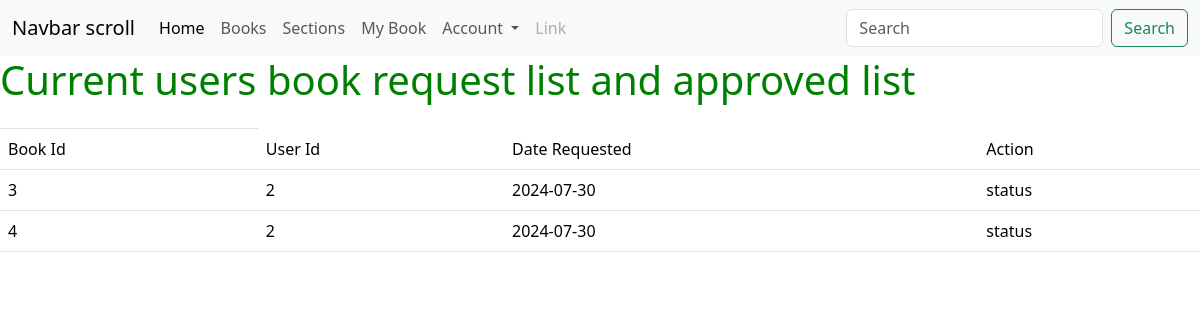
The page /my-books (signed in) on the database its author committed.
### app/models.py (models this page shows)
class BookIssue(db.Model):
    __name__ = "book_issues"
    id = db.Column(db.Integer, autoincrement=True, primary_key=True)
    book_id = db.Column(db.Integer, db.ForeignKey("books.book_id"), nullable=False)
    user_id = db.Column(db.Integer, db.ForeignKey("users.user_id"))
    date_requested = db.Column(db.Date, default=datetime.now())
    date_issued = db.Column(db.Date, nullable=True)
    date_returned = db.Column(db.Date, nullable=True)
    status = db.Column(
        db.String, default="pending"
    )  # accepted, rejected, pending, revoked, returned

### app/bp/book_issue.py (the view)
@bp.route("/my-books")
@login_required("student")
def my_books():
    user_id = session.get("user_id")
    my_books = BookIssue.query.filter(BookIssue.user_id == user_id).all()
    return render_template("my_books.html", my_books=my_books)

### app/utils.py (called while the page is built)
def login_required(role):
    def wrapper(original):
        @wraps(original)
        def inner(*args, **kwargs):
            if session.get("username") and session.get("role") == role:
                return original(*args, **kwargs)
            else:
                flash(f"You need to login as {role}", "warning")
                return redirect(url_for("auth.login"))
        return inner
    return wrapper

### templates/my_books.html
{% extends "base.html" %}
{% block content %}
<h1>Current users book request list and approved list</h1>
<table class="table">
    <th>
        <tr>
            <td>Book Id</td>
            <td>User Id </td>
            <td>Date Requested</td>
            <td>Action</td>
        </tr>
    </th>
    <tbody>
        {% for book in my_books %}
        <tr>
            <td>
                {{ book.book_id }}
            </td>
            <td>
                {{book.user_id}}
            </td>
            <td>
                {{ book.date_requested}}
            </td>
            {%if session.get('role') == 'student' %}
            <td>status</td>
            {%else %}
            <td>Accept | Reject </td>
            {%endif%}
        </tr>
        {% endfor %}
    </tbody>
</table>
{%endblock%}

### static/main.css (style rules this page uses)
h1 { color: green !important; }

### rows shown on the page
BookIssue: book_id "3", user_id "2", date_requested "2024-07-30"
BookIssue: book_id "4", user_id "2", date_requested "2024-07-30"
